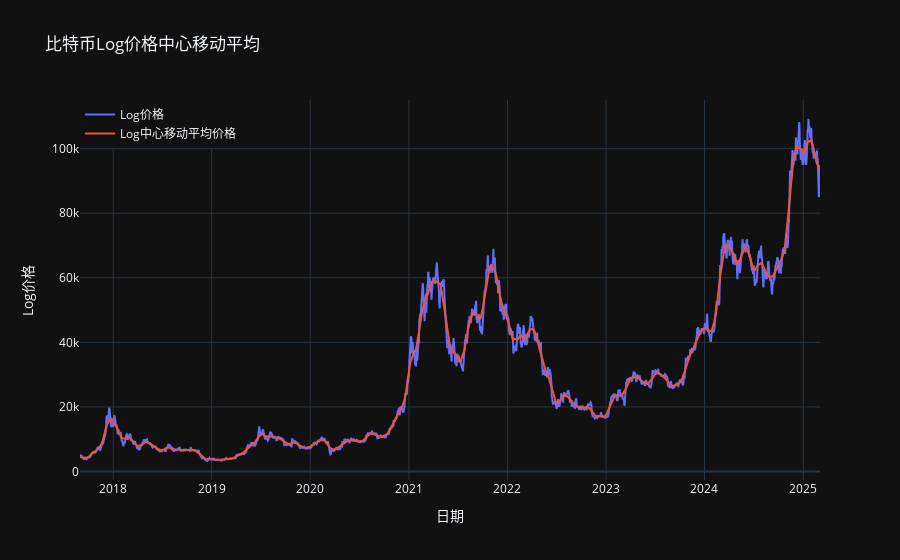

Write notebook code for a chart like this one.
### Code cell
# -------------------------------
# 2. 对价格取对数（缓解异方差性）
# df['Log_Close'] = np.log(df['open_price'])
df['Log_Close'] = df['open_price']

# -------------------------------
# 3. 去趋势处理
# 使用30天移动平均来估计趋势，得到“去趋势”后的数据
window = 30

def custom_moving_average(series, window):
    half_window = window // 2
    moving_avg = []

    for i in range(len(series)):
        start_idx = max(0, i - half_window)
        end_idx = min(len(series), i + half_window + 1)
        window_data = series[start_idx:end_idx]
        window_avg = window_data.mean()
        moving_avg.append(window_avg)

    return pd.Series(moving_avg, index=series.index)

# df['Moving_Avg'] = df['Log_Close'].rolling(window=window, center=True).mean()
df['Moving_Avg'] = custom_moving_average(df['Log_Close'], window)

# 创建图表
fig = make_subplots()

# 添加实际价格曲线
fig.add_trace(go.Scatter(x=df.index, y=df['Log_Close'], mode='lines', name='Log价格'))

# 添加中心移动平均价格曲线
fig.add_trace(go.Scatter(x=df.index, y=df['Moving_Avg'], mode='lines', name='Log中心移动平均价格'))

# 更新布局
fig.update_layout(
    title='比特币Log价格中心移动平均',
    xaxis_title='日期',
    yaxis_title='Log价格',
    legend=dict(x=0, y=1)
)

# 显示图表
fig.show()

### Figure 1 — Plotly figure (JSON) as saved in the notebook; plotly's stock layout.template omitted (floating-point values rounded to 4 significant figures; data arrays with more than 128 entries replaced by an {"elided": "..."} marker saying what was removed)
{"data": [{"mode": "lines", "name": "Log价格", "x": {"elided": "2743 str values"}, "y": {"elided": "2743 float values"}, "type": "scatter"}, {"mode": "lines", "name": "Log中心移动平均价格", "x": {"elided": "2743 str values"}, "y": {"elided": "2743 float values"}, "type": "scatter"}], "layout": {"xaxis": {"anchor": "y", "domain": [0.0, 1.0], "title": {"text": "日期"}}, "yaxis": {"anchor": "x", "domain": [0.0, 1.0], "title": {"text": "Log价格"}}, "legend": {"x": 0, "y": 1}, "title": {"text": "比特币Log价格中心移动平均"}}}
